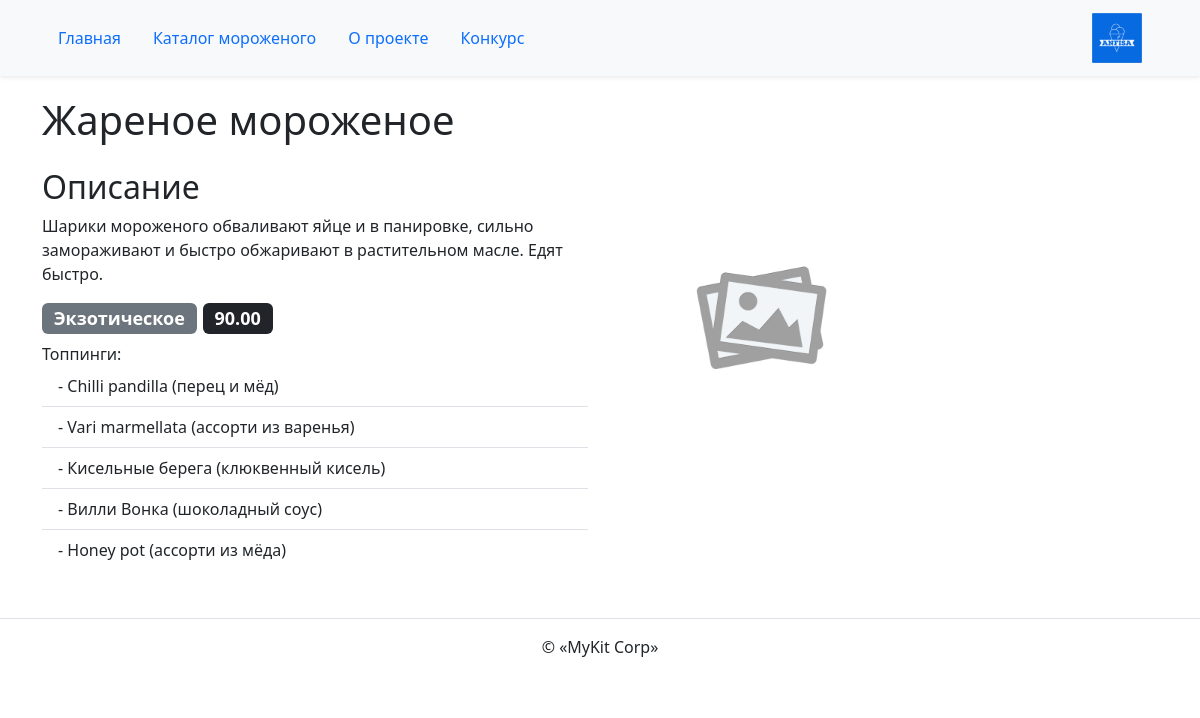
The page /ice_cream/5/ on the database its author committed.
### ice_cream/models.py (models this page shows, shortened)
class IceCream(PublishedModel):
    title = models.CharField(max_length=256, verbose_name='Название')
    description = models.TextField(verbose_name='Описание')
    wrapper = models.OneToOneField(
        Wrapper,
        on_delete=models.SET_NULL,
        related_name='ice_cream',
        null=True,
        blank=True,
        verbose_name='Обёртка'
    )
    category = models.ForeignKey(
        Category,
        on_delete=models.CASCADE,
        related_name='ice_creams',
        verbose_name='Категория'
    )
    output_order = models.PositiveSmallIntegerField(
        default=100,
        verbose_name='Порядок отображения'
    )
    toppings = models.ManyToManyField(Topping, verbose_name='Топпинги')
    is_on_main = models.BooleanField(default=False, verbose_name='На главную')
    price = models.DecimalField(max_digits=5, decimal_places=2)
    class Meta:
        verbose_name = 'мороженое'
        verbose_name_plural = 'Мороженое'

class Category(PublishedModel):
    title = models.CharField(max_length=256, verbose_name='Название')
    slug = models.SlugField(max_length=64, unique=True, verbose_name='Слаг')
    output_order = models.PositiveSmallIntegerField(
        default=100,
        verbose_name='Порядок отображения'
    )
    class Meta:
        verbose_name = 'категория'
        verbose_name_plural = 'Категории'
        ordering = ('output_order', )

class Topping(PublishedModel):
    title = models.CharField(max_length=256, verbose_name='Название')
    slug = models.SlugField(max_length=64, unique=True, verbose_name='Слаг')
    class Meta:
        verbose_name = 'топпинг'
        verbose_name_plural = 'Топпинги'

### ice_cream/views.py (the view)
# urls.py: path('<int:pk>/', views.ice_cream_detail, name='ice_cream_detail'),
def ice_cream_detail(request, pk):
    template_name = 'ice_cream/detail.html'
    ice_cream = get_object_or_404(
        IceCream.objects.filter(
            is_published=True,
            category__is_published=True
        ),
        pk=pk
    )
    context = {'ice_cream': ice_cream}
    return render(request, template_name, context)

### templates/ice_cream/detail.html (shortened to what this page needs)
{% extends "base.html" %}
{% load static %}
{% block content %}
  <h1 class="pb-2 mb-0">{{ ice_cream.title }}</h1>
  <div class="row mt-3">
    <div class="col-12 col-md-6">
      <h2>Описание</h2>
      <p>{{ ice_cream.description }}</p>
      <h4>
        <span class="badge bg-secondary">{{ ice_cream.category.title }}</span>
        <span class="badge bg-dark">{{ ice_cream.price }}</span>
      </h4>
      Топпинги:
      <ul class="list-group list-group-flush">
        {% for topping in ice_cream.toppings.all %}
          <li class="list-group-item">- {{ topping.title }}</li>
        {% endfor %}
      </ul>
    </div>
    <div class="col-12 col-md-6 mb-3">
      <img
        class="img-fluid"
        height="400" width="300"
        src="{% static 'img/image-holder.png' %}"
        >
    </div>
  </div>
{% endblock %}

### rows shown on the page
IceCream: title "Жареное мороженое", description "Шарики мороженого обваливают яйце и в панировке, сильно замораживают и быстро обжаривают в растительном масле. Едят быстро.", category "Экзотическое", price "90.00"
Topping: title "Chilli pandilla (перец и мёд)"
Topping: title "Vari marmellata (ассорти из варенья)"
Topping: title "Кисельные берега (клюквенный кисель)"
Topping: title "Вилли Вонка (шоколадный соус)"
Topping: title "Honey pot (ассорти из мёда)"
